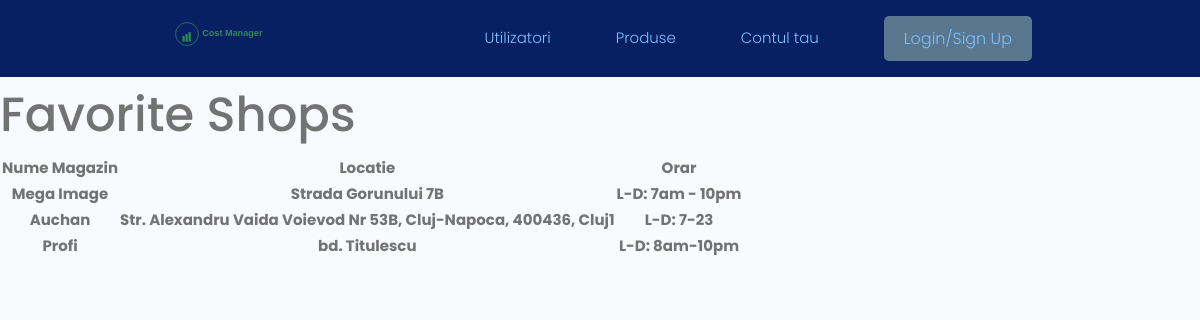
The page /favoriteproducts/favoriteshops/ on the database its author committed.
### costs/models.py (models this page shows, shortened)
class Shop(models.Model):
    nume_magazin = models.CharField(max_length=100, null=False)
    locatie = models.CharField(max_length=100)
    orar = models.CharField(max_length=100)
    id = models.UUIDField(default=uuid.uuid4, unique=True,
                          primary_key=True, editable=False)

### costs/views.py (the view)
# urls.py: path('favoriteshops/', views.favorite_shops, name="favoriteshops"),
def favorite_shops(request):
    fav_shop = Shop.objects.all()
    context = {'fav_shop': fav_shop}
    return render(request, 'costs/favorite_shops.html', context)

### costs/templates/costs/favorite_shops.html
{% extends 'main.html' %}
{% block content%}
<h1>Favorite Shops</h1>
<table>
    <tr>
        <th>Nume Magazin</th>
        <th>Locatie</th>
        <th>Orar</th>
    </tr>
    {% for fav_shop in fav_shop %}
    <tr>
        <th>{{fav_shop.nume_magazin}}</th>
        <th>{{fav_shop.locatie}}</th>
        <th>{{fav_shop.orar}}</th>
    </tr>
    {% endfor %}
</table>
{% endblock content%}

### static/styles/app.css (style rules this page uses)
:root { --color-sub: #072063; --color-sub-light: #59778e; --color-light: #7ac0ff; }

### static/uikit/styles/modules/_variables.css (style rules this page uses)
:root { --color-main: #5aa5b9; --color-main-light: #e6faff; --color-sub: #3f4156; --color-sub-light: #51546e; --color-sub-lighter: #ededfd; --color-text: #737373; --color-gray: #8b8b8b; --color-light: #e5e7eb; --color-light-gray: #767676; --color-bg: #f8fafd; --color-white: #fffefd; --color-white-light: #f3f3f3; --color-success: #359e64; --color-success-bg: #def8e8; --color-error: #fc4b0b; --color-error-bg: #fff2ee; --font-base: 'Poppins', arial, helvetica, 'Segoe UI', roboto, ubuntu, sans-serif; --font-monospace: 'Fira Code', 'Courier New', courier, monospace; --font-regular: 300; --font-medium: 500; --font-bold: 700; --generic-shadow: 1px 1px 5px #00000010; --generic-transition: all 0.3s ease-in-out; }

### static/uikit/styles/modules/_base.css (style rules this page uses)
* { margin: 0; padding: 0; box-sizing: border-box; text-rendering: optimizeLegibility; color: inherit; font-size: inherit; }
html { font-size: 50%; }
@media only screen and (min-width: 480px) { html { font-size: 56.25%; } }
@media only screen and (min-width: 1200px) { html { font-size: 62.5%; } }
body { line-height: 1.6; font-weight: 400; font-size: 1.5rem; color: var(--color-text); background-color: var(--color-bg); min-height: 100vh; }

### static/uikit/styles/modules/_typography.css (style rules this page uses)
* { font-family: var(--font-base); }
h1 { font-size: 4.8rem; font-weight: var(--font-medium); }

### rows shown on the page
Shop: nume_magazin "Mega Image", locatie "Strada Gorunului 7B", orar "L-D: 7am - 10pm"
Shop: nume_magazin "Auchan", locatie "Str. Alexandru Vaida Voievod Nr 53B, Cluj-Napoca, 400436, Cluj1", orar "L-D: 7-23"
Shop: nume_magazin "Profi", locatie "bd. Titulescu", orar "L-D: 8am-10pm"
